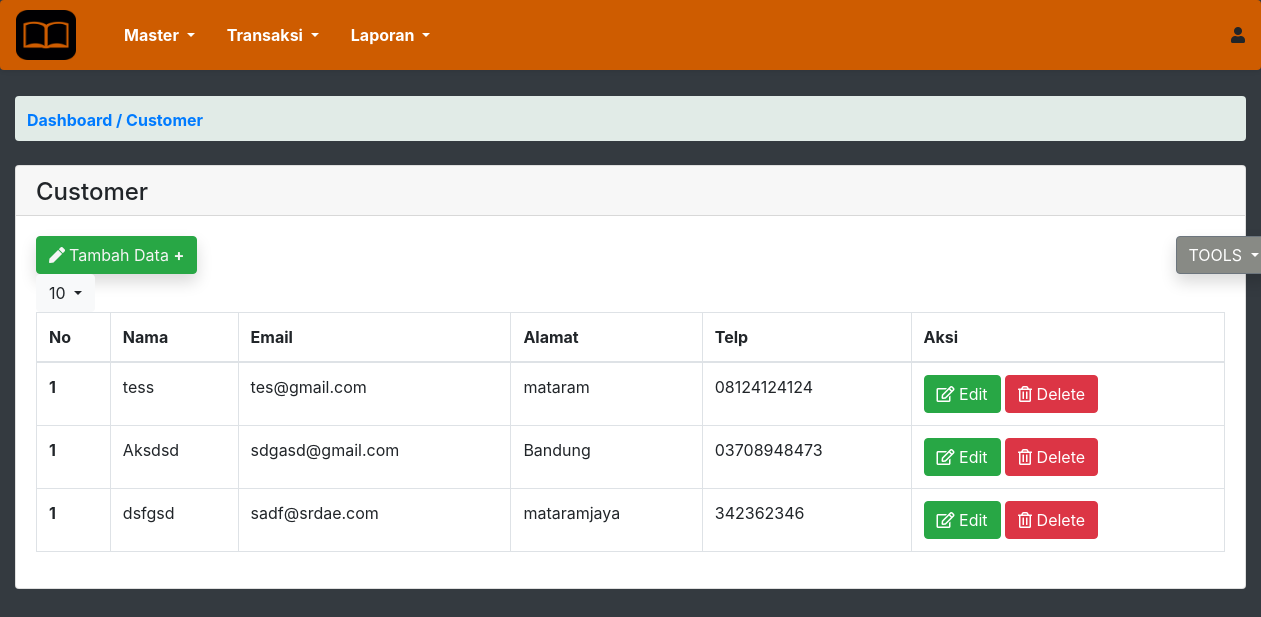
Screenshot of /customer/ with the database file from the repository.
### app_akuntansi/models.py (models this page shows, shortened)
class Customer(models.Model):
    nama   = models.CharField(max_length=100)
    email  = models.EmailField(max_length=100, null=True, blank=True)
    alamat = models.CharField(max_length=200)
    telp   = models.CharField(max_length=200, null=True, blank=True)

### app_akuntansi/views.py (the view)
# urls.py: path('customer/',views.customer, name='customer'),
def customer(requset):
    customers = Customer.objects.all();
    context = {
        'head':'Customer',
        'customer':customers
    }
    return render(requset,'customer.html',context)

### templates/customer.html (shortened to what this page needs)
{% extends 'base.html' %}
{% load static %}
{% block content_body %}
	<div class="card">
		<div class="card-header" style="height: 50px;">
			<h4>{{head}}</h4>
		</div>
		<div class="card-body">
		<div class="row">
				<div class="col-sm-6">
					<button
						type="button"
						class="btn btn-success shadow">
						<a href="{% url 'app_akuntansi:tambah_customer' %}"><i class="fas fa-pen mr-1"></i>Tambah Data <strong>+</strong></a>
					</button>
					<div class="dropdown">
						<button class="btn btn-light dropdown-toggle" type="button" id="dropdownMenu2" data-toggle="dropdown" aria-haspopup="true" aria-expanded="false">
							10
						</button>
					</div>
				</div>
				<div class="col-sm-6">
					<div style="margin-left: 530px;" class="dropdown tools">
					<button class="btn btn-secondary dropdown-toggle shadow " type="button" id="dropdownMenu2" data-toggle="dropdown" aria-haspopup="true" aria-expanded="false">
						TOOLS
					</button>
					</div>
				</div>
			</div>
			<table class="table table-bordered">
				<thead>
					<tr>
						<th scope="col">No</th>
						<th scope="col">Nama</th>
						<th scope="col">Email</th>
						<th scope="col">Alamat</th>
						<th scope="col">Telp</th>
						<th scope="col">Aksi</th>
					</tr>
				</thead>
				<tbody>
				{% for customer in customer %}
					<tr>
						<th scope="row">1</th>
						<td>{{customer.nama}}</td>
						<td>{{customer.email}}</td>
						<td>{{customer.alamat}}</td>
						<td>{{customer.telp}}</td>
						<td>
							<a class="btn btn-success" href="{% url 'app_akuntansi:edit_customer' id_input=customer.id %}">
								<i class="far fa-edit"></i>
								Edit
							</a>
							<a class="btn btn-danger" href="{% url 'app_akuntansi:customer_delete' id_input=customer.id %}">
								<i class="far fa-trash-alt"></i>
								Delete</a>
						</td>
					</tr>
				{% endfor %}
				</tbody>
			</table>
		</div>
	</div>
{% endblock  %}

### static/stl.css (style rules this page uses)
.btn-secondary { background-color: #888A85; margin-right: 10px; }
.col-sm-6 { margin-top: 0; }
.col-sm-6 button a { color: whitesmoke; }

### rows the page displays
Customer: nama "tess", email "tes@gmail.com", alamat "mataram", telp "08124124124"
Customer: nama "Aksdsd", email "sdgasd@gmail.com", alamat "Bandung", telp "03708948473"
Customer: nama "dsfgsd", email "sadf@srdae.com", alamat "mataramjaya", telp "342362346"

### other values shown
{{ head }} "Customer"
